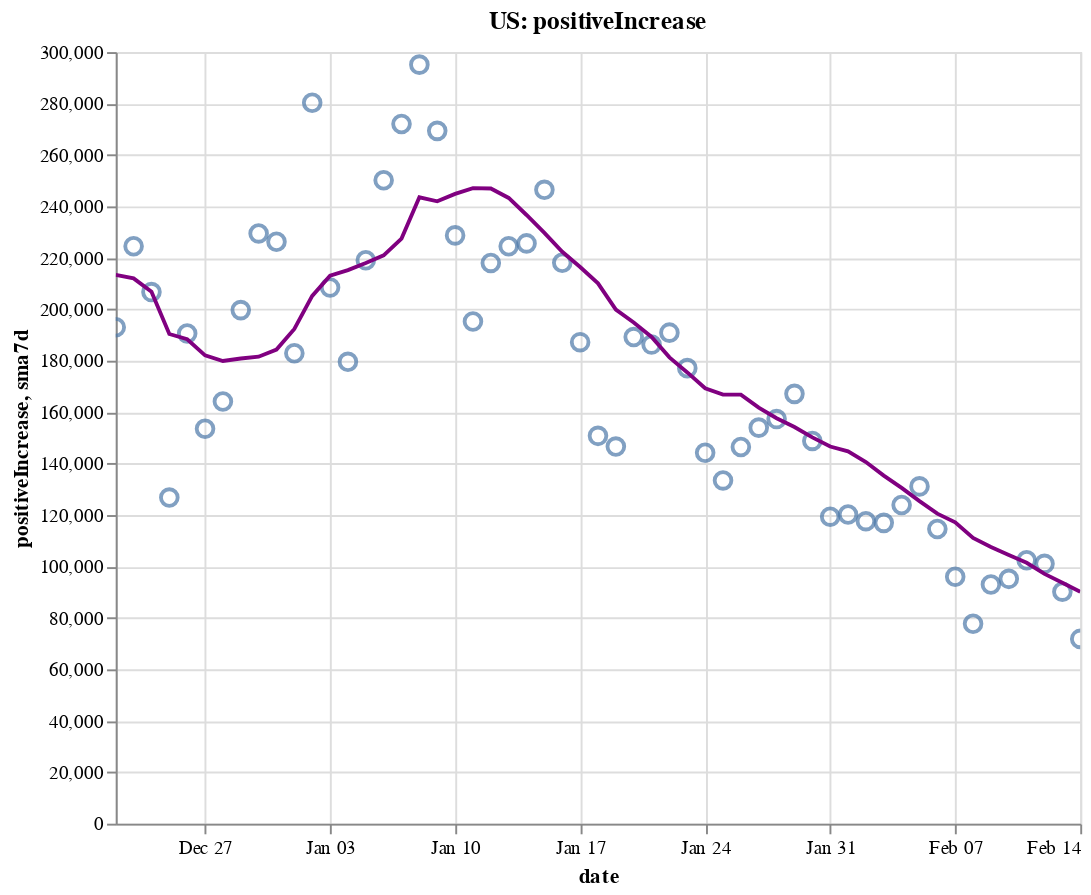

The notebook cell saved with this chart:
### Code cell
create_plot(us, 'positiveIncrease')

### Figure 1 — Vega-Lite specification as saved in the notebook (floating-point values rounded to 4 significant figures)
{"config": {"view": {"continuousWidth": 400, "continuousHeight": 300}}, "layer": [{"layer": [{"mark": {"type": "point", "size": 75}, "encoding": {"tooltip": [{"type": "temporal", "field": "date"}, {"type": "quantitative", "field": "positiveIncrease"}, {"type": "quantitative", "field": "sma7d"}], "x": {"type": "temporal", "field": "date"}, "y": {"type": "quantitative", "field": "positiveIncrease"}}, "selection": {"selector002": {"type": "interval", "bind": "scales", "encodings": ["x", "y"]}}}, {"mark": {"type": "line", "color": "purple"}, "encoding": {"x": {"type": "temporal", "field": "date"}, "y": {"type": "quantitative", "field": "sma7d"}}}]}, {"mark": {"type": "rule", "color": "#aaa"}, "encoding": {"x": {"type": "temporal", "field": "date"}}, "transform": [{"filter": {"selection": "selector001"}}]}, {"mark": "circle", "encoding": {"opacity": {"condition": {"value": 1, "selection": "selector001"}, "value": 0}, "tooltip": [{"type": "temporal", "field": "date"}, {"type": "quantitative", "field": "positiveIncrease"}, {"type": "quantitative", "field": "sma7d"}], "x": {"type": "temporal", "field": "date"}, "y": {"type": "quantitative", "field": "positiveIncrease"}}, "selection": {"selector001": {"type": "single", "encodings": ["x"], "on": "mouseover", "nearest": true, "empty": "none"}}}, {"mark": {"type": "text", "align": "left", "dx": 5, "dy": -5, "stroke": "white", "strokeWidth": 2}, "encoding": {"text": {"type": "quantitative", "field": "positiveIncrease"}, "tooltip": [{"type": "temporal", "field": "date"}, {"type": "quantitative", "field": "positiveIncrease"}, {"type": "quantitative", "field": "sma7d"}], "x": {"type": "temporal", "field": "date"}, "y": {"type": "quantitative", "field": "positiveIncrease"}}, "transform": [{"filter": {"selection": "selector001"}}]}, {"mark": {"type": "text", "align": "left", "dx": 5, "dy": -5}, "encoding": {"text": {"type": "quantitative", "field": "positiveIncrease"}, "tooltip": [{"type": "temporal", "field": "date"}, {"type": "quantitative", "field": "positiveIncrease"}, {"type": "quantitative", "field": "sma7d"}], "x": {"type": "temporal", "field": "date"}, "y": {"type": "quantitative", "field": "positiveIncrease"}}, "transform": [{"filter": {"selection": "selector001"}}]}], "data": {"name": "data-63d50e65f6ceb838d685b8a6cdda1a68"}, "height": 400, "title": "US: positiveIncrease", "width": 500, "$schema": "https://vega.github.io/schema/vega-lite/v4.8.1.json", "datasets": {"data-63d50e65f6ceb838d685b8a6cdda1a68": [{"date": "2020-12-22T00:00:00", "totalTestResultsIncrease": 1758000.0, "positiveIncrease": 193000.0, "death": 314100.0, "deathIncrease": 3137.0, "positiveRate": 0.11, "state": "US", "sma7d": 213400.0}, {"date": "2020-12-23T00:00:00", "totalTestResultsIncrease": 1780000.0, "positiveIncrease": 224500.0, "death": 317500.0, "deathIncrease": 3393.0, "positiveRate": 0.126, "state": "US", "sma7d": 212000.0}, {"date": "2020-12-24T00:00:00", "totalTestResultsIncrease": 1973000.0, "positiveIncrease": 206700.0, "death": 320400.0, "deathIncrease": 2958.0, "positiveRate": 0.105, "state": "US", "sma7d": 206800.0}, {"date": "2020-12-25T00:00:00", "totalTestResultsIncrease": 1416000.0, "positiveIncrease": 126800.0, "death": 322000.0, "deathIncrease": 1553.0, "positiveRate": 0.09, "state": "US", "sma7d": 190400.0}, {"date": "2020-12-26T00:00:00", "totalTestResultsIncrease": 2158000.0, "positiveIncrease": 190600.0, "death": 323400.0, "deathIncrease": 1426.0, "positiveRate": 0.088, "state": "US", "sma7d": 188400.0}, {"date": "2020-12-27T00:00:00", "totalTestResultsIncrease": 1371000.0, "positiveIncrease": 153500.0, "death": 324800.0, "deathIncrease": 1397.0, "positiveRate": 0.112, "state": "US", "sma7d": 182100.0}, {"date": "2020-12-28T00:00:00", "totalTestResultsIncrease": 1493000.0, "positiveIncrease": 164100.0, "death": 326300.0, "deathIncrease": 1490.0, "positiveRate": 0.11, "state": "US", "sma7d": 179900.0}, {"date": "2020-12-29T00:00:00", "totalTestResultsIncrease": 1322000.0, "positiveIncrease": 199700.0, "death": 329600.0, "deathIncrease": 3289.0, "positiveRate": 0.151, "state": "US", "sma7d": 180800.0}, {"date": "2020-12-30T00:00:00", "totalTestResultsIncrease": 1568000.0, "positiveIncrease": 229500.0, "death": 333500.0, "deathIncrease": 3900.0, "positiveRate": 0.146, "state": "US", "sma7d": 181600.0}, {"date": "2020-12-31T00:00:00", "totalTestResultsIncrease": 1786000.0, "positiveIncrease": 226200.0, "death": 336800.0, "deathIncrease": 3297.0, "positiveRate": 0.127, "state": "US", "sma7d": 184400.0}, {"date": "2021-01-01T00:00:00", "totalTestResultsIncrease": 1395000.0, "positiveIncrease": 182900.0, "death": 339400.0, "deathIncrease": 2592.0, "positiveRate": 0.131, "state": "US", "sma7d": 192400.0}, {"date": "2021-01-02T00:00:00", "totalTestResultsIncrease": 2104000.0, "positiveIncrease": 280300.0, "death": 341800.0, "deathIncrease": 2406.0, "positiveRate": 0.133, "state": "US", "sma7d": 205200.0}, {"date": "2021-01-03T00:00:00", "totalTestResultsIncrease": 1430000.0, "positiveIncrease": 208500.0, "death": 343300.0, "deathIncrease": 1455.0, "positiveRate": 0.146, "state": "US", "sma7d": 213000.0}, {"date": "2021-01-04T00:00:00", "totalTestResultsIncrease": 1582000.0, "positiveIncrease": 179600.0, "death": 344800.0, "deathIncrease": 1547.0, "positiveRate": 0.114, "state": "US", "sma7d": 215200.0}, {"date": "2021-01-05T00:00:00", "totalTestResultsIncrease": 1715000.0, "positiveIncrease": 219100.0, "death": 348300.0, "deathIncrease": 3484.0, "positiveRate": 0.128, "state": "US", "sma7d": 218000.0}, {"date": "2021-01-06T00:00:00", "totalTestResultsIncrease": 1638000.0, "positiveIncrease": 250200.0, "death": 352200.0, "deathIncrease": 3902.0, "positiveRate": 0.153, "state": "US", "sma7d": 221000.0}, {"date": "2021-01-07T00:00:00", "totalTestResultsIncrease": 1946000.0, "positiveIncrease": 272000.0, "death": 356300.0, "deathIncrease": 4079.0, "positiveRate": 0.14, "state": "US", "sma7d": 227500.0}, {"date": "2021-01-08T00:00:00", "totalTestResultsIncrease": 2164000.0, "positiveIncrease": 295100.0, "death": 360000.0, "deathIncrease": 3780.0, "positiveRate": 0.136, "state": "US", "sma7d": 243500.0}, {"date": "2021-01-09T00:00:00", "totalTestResultsIncrease": 2112000.0, "positiveIncrease": 269400.0, "death": 363600.0, "deathIncrease": 3537.0, "positiveRate": 0.128, "state": "US", "sma7d": 242000.0}, {"date": "2021-01-10T00:00:00", "totalTestResultsIncrease": 2025000.0, "positiveIncrease": 228700.0, "death": 365700.0, "deathIncrease": 2068.0, "positiveRate": 0.113, "state": "US", "sma7d": 244900.0}, {"date": "2021-01-11T00:00:00", "totalTestResultsIncrease": 1867000.0, "positiveIncrease": 195300.0, "death": 367400.0, "deathIncrease": 1733.0, "positiveRate": 0.105, "state": "US", "sma7d": 247100.0}, {"date": "2021-01-12T00:00:00", "totalTestResultsIncrease": 1959000.0, "positiveIncrease": 218000.0, "death": 371400.0, "deathIncrease": 4064.0, "positiveRate": 0.111, "state": "US", "sma7d": 247000.0}, {"date": "2021-01-13T00:00:00", "totalTestResultsIncrease": 1840000.0, "positiveIncrease": 224500.0, "death": 375500.0, "deathIncrease": 4087.0, "positiveRate": 0.122, "state": "US", "sma7d": 243300.0}, {"date": "2021-01-14T00:00:00", "totalTestResultsIncrease": 2044000.0, "positiveIncrease": 225600.0, "death": 379500.0, "deathIncrease": 3915.0, "positiveRate": 0.11, "state": "US", "sma7d": 236700.0}, {"date": "2021-01-15T00:00:00", "totalTestResultsIncrease": 2322000.0, "positiveIncrease": 246500.0, "death": 383100.0, "deathIncrease": 3679.0, "positiveRate": 0.106, "state": "US", "sma7d": 229700.0}, {"date": "2021-01-16T00:00:00", "totalTestResultsIncrease": 2079000.0, "positiveIncrease": 218100.0, "death": 386800.0, "deathIncrease": 3709.0, "positiveRate": 0.105, "state": "US", "sma7d": 222400.0}, {"date": "2021-01-17T00:00:00", "totalTestResultsIncrease": 1893000.0, "positiveIncrease": 187200.0, "death": 388900.0, "deathIncrease": 2053.0, "positiveRate": 0.099, "state": "US", "sma7d": 216400.0}, {"date": "2021-01-18T00:00:00", "totalTestResultsIncrease": 2116000.0, "positiveIncrease": 150800.0, "death": 390300.0, "deathIncrease": 1395.0, "positiveRate": 0.071, "state": "US", "sma7d": 210100.0}, {"date": "2021-01-19T00:00:00", "totalTestResultsIncrease": 1728000.0, "positiveIncrease": 146600.0, "death": 392400.0, "deathIncrease": 2141.0, "positiveRate": 0.085, "state": "US", "sma7d": 199900.0}, {"date": "2021-01-20T00:00:00", "totalTestResultsIncrease": 1824000.0, "positiveIncrease": 189200.0, "death": 396800.0, "deathIncrease": 4409.0, "positiveRate": 0.104, "state": "US", "sma7d": 194900.0}, {"date": "2021-01-21T00:00:00", "totalTestResultsIncrease": 1935000.0, "positiveIncrease": 186300.0, "death": 400700.0, "deathIncrease": 3878.0, "positiveRate": 0.096, "state": "US", "sma7d": 189200.0}, {"date": "2021-01-22T00:00:00", "totalTestResultsIncrease": 2033000.0, "positiveIncrease": 190900.0, "death": 404700.0, "deathIncrease": 3980.0, "positiveRate": 0.094, "state": "US", "sma7d": 181300.0}, {"date": "2021-01-23T00:00:00", "totalTestResultsIncrease": 1968000.0, "positiveIncrease": 177100.0, "death": 408300.0, "deathIncrease": 3591.0, "positiveRate": 0.09, "state": "US", "sma7d": 175400.0}, {"date": "2021-01-24T00:00:00", "totalTestResultsIncrease": 1764000.0, "positiveIncrease": 144200.0, "death": 410200.0, "deathIncrease": 1944.0, "positiveRate": 0.082, "state": "US", "sma7d": 169300.0}, {"date": "2021-01-25T00:00:00", "totalTestResultsIncrease": 1721000.0, "positiveIncrease": 133500.0, "death": 411800.0, "deathIncrease": 1593.0, "positiveRate": 0.078, "state": "US", "sma7d": 166800.0}, {"date": "2021-01-26T00:00:00", "totalTestResultsIncrease": 1725000.0, "positiveIncrease": 146400.0, "death": 415600.0, "deathIncrease": 3734.0, "positiveRate": 0.085, "state": "US", "sma7d": 166800.0}, {"date": "2021-01-27T00:00:00", "totalTestResultsIncrease": 1654000.0, "positiveIncrease": 154000.0, "death": 419600.0, "deathIncrease": 4077.0, "positiveRate": 0.093, "state": "US", "sma7d": 161800.0}, {"date": "2021-01-28T00:00:00", "totalTestResultsIncrease": 1951000.0, "positiveIncrease": 157300.0, "death": 423600.0, "deathIncrease": 4011.0, "positiveRate": 0.081, "state": "US", "sma7d": 157600.0}, {"date": "2021-01-29T00:00:00", "totalTestResultsIncrease": 1952000.0, "positiveIncrease": 167100.0, "death": 427100.0, "deathIncrease": 3503.0, "positiveRate": 0.086, "state": "US", "sma7d": 154200.0}, {"date": "2021-01-30T00:00:00", "totalTestResultsIncrease": 2158000.0, "positiveIncrease": 148800.0, "death": 430100.0, "deathIncrease": 2982.0, "positiveRate": 0.069, "state": "US", "sma7d": 150200.0}, {"date": "2021-01-31T00:00:00", "totalTestResultsIncrease": 1716000.0, "positiveIncrease": 119400.0, "death": 432200.0, "deathIncrease": 2059.0, "positiveRate": 0.07, "state": "US", "sma7d": 146600.0}, {"date": "2021-02-01T00:00:00", "totalTestResultsIncrease": 1634000.0, "positiveIncrease": 120200.0, "death": 433800.0, "deathIncrease": 1562.0, "positiveRate": 0.074, "state": "US", "sma7d": 144700.0}, {"date": "2021-02-02T00:00:00", "totalTestResultsIncrease": 1403000.0, "positiveIncrease": 117600.0, "death": 437200.0, "deathIncrease": 3486.0, "positiveRate": 0.084, "state": "US", "sma7d": 140600.0}, {"date": "2021-02-03T00:00:00", "totalTestResultsIncrease": 1443000.0, "positiveIncrease": 117000.0, "death": 440900.0, "deathIncrease": 3685.0, "positiveRate": 0.081, "state": "US", "sma7d": 135300.0}, {"date": "2021-02-04T00:00:00", "totalTestResultsIncrease": 1678000.0, "positiveIncrease": 123900.0, "death": 446100.0, "deathIncrease": 5212.0, "positiveRate": 0.074, "state": "US", "sma7d": 130600.0}, {"date": "2021-02-05T00:00:00", "totalTestResultsIncrease": 1879000.0, "positiveIncrease": 131100.0, "death": 449700.0, "deathIncrease": 3543.0, "positiveRate": 0.07, "state": "US", "sma7d": 125400.0}, {"date": "2021-02-06T00:00:00", "totalTestResultsIncrease": 1882000.0, "positiveIncrease": 114600.0, "death": 452700.0, "deathIncrease": 2994.0, "positiveRate": 0.061, "state": "US", "sma7d": 120500.0}, {"date": "2021-02-07T00:00:00", "totalTestResultsIncrease": 1498000.0, "positiveIncrease": 95990.0, "death": 454100.0, "deathIncrease": 1475.0, "positiveRate": 0.064, "state": "US", "sma7d": 117200.0}, {"date": "2021-02-08T00:00:00", "totalTestResultsIncrease": 1434000.0, "positiveIncrease": 77740.0, "death": 455500.0, "deathIncrease": 1309.0, "positiveRate": 0.054, "state": "US", "sma7d": 111100.0}, {"date": "2021-02-09T00:00:00", "totalTestResultsIncrease": 1503000.0, "positiveIncrease": 92990.0, "death": 458200.0, "deathIncrease": 2795.0, "positiveRate": 0.062, "state": "US", "sma7d": 107600.0}, {"date": "2021-02-10T00:00:00", "totalTestResultsIncrease": 1393000.0, "positiveIncrease": 95190.0, "death": 461700.0, "deathIncrease": 3445.0, "positiveRate": 0.068, "state": "US", "sma7d": 104500.0}, {"date": "2021-02-11T00:00:00", "totalTestResultsIncrease": 1873000.0, "positiveIncrease": 102400.0, "death": 465600.0, "deathIncrease": 3873.0, "positiveRate": 0.055, "state": "US", "sma7d": 101400.0}, {"date": "2021-02-12T00:00:00", "totalTestResultsIncrease": 1819000.0, "positiveIncrease": 101000.0, "death": 471000.0, "deathIncrease": 5427.0, "positiveRate": 0.056, "state": "US", "sma7d": 97130.0}, {"date": "2021-02-13T00:00:00", "totalTestResultsIncrease": 1744000.0, "positiveIncrease": 90200.0, "death": 474400.0, "deathIncrease": 3428.0, "positiveRate": 0.052, "state": "US", "sma7d": 93650.0}, {"date": "2021-02-14T00:00:00", "totalTestResultsIncrease": 1420000.0, "positiveIncrease": 71840.0, "death": 475500.0, "deathIncrease": 1363.0, "positiveRate": 0.051, "state": "US", "sma7d": 90200.0}]}}
